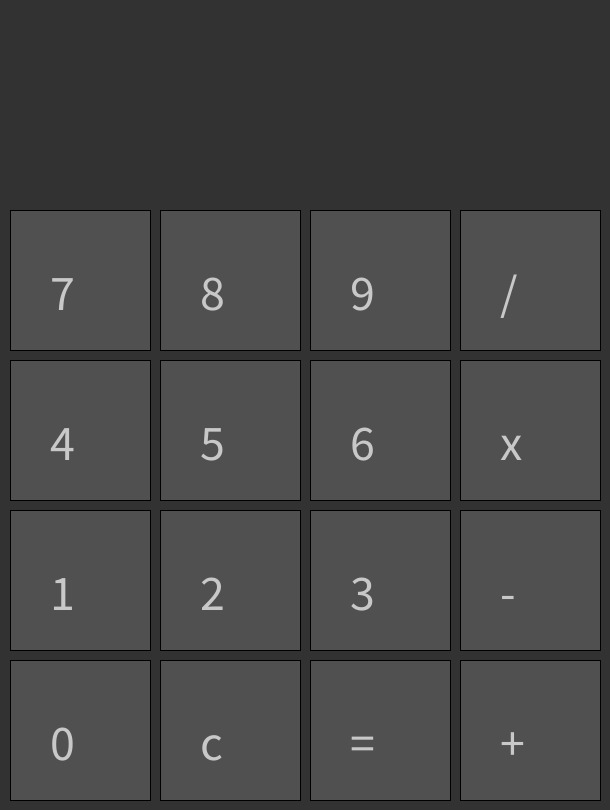
Frame 1 (no input)
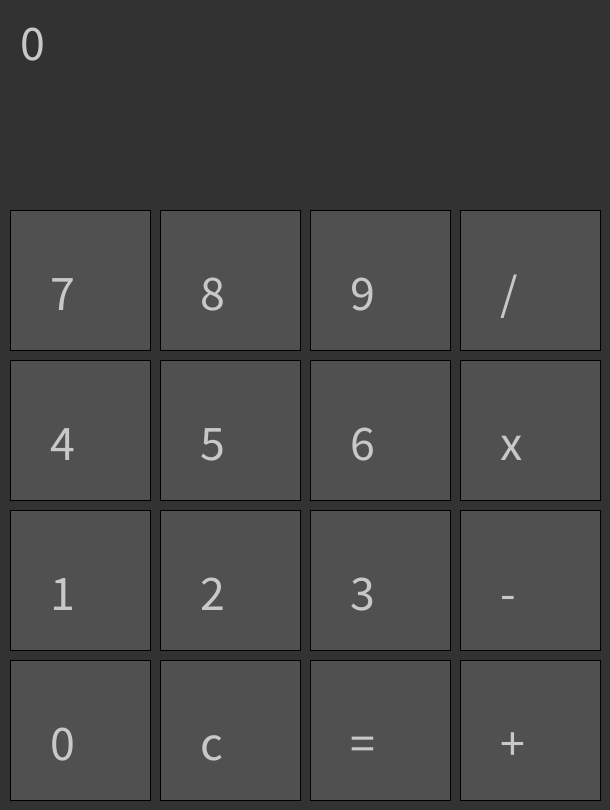
Frame 60 (the mouse pressed at the canvas centre just before this capture)
Frame 120 (the mouse held since frame 60 and released just before this capture): identical to frame 60, image omitted

The Processing sketch that drew these frames (run headless with seeded random() and noise(); from frame 60 on, the mouse is pressed at the canvas centre):

// Processing sketch: calculater1
// ── calculater1.pde
PVector buttonSize, buttonPos1, buttonPos2, buttonPos3, buttonPos4, buttonPos5, buttonPos6, buttonPos7, buttonPos8, buttonPos9, buttonPos10, buttonPos11, buttonPos12, buttonPos13, buttonPos14, buttonPos15, buttonPos16;
PVector[] butt = {buttonPos1, buttonPos2, buttonPos3, buttonPos4, buttonPos5, buttonPos6, buttonPos7, buttonPos8, buttonPos9, buttonPos10, buttonPos11, buttonPos12, buttonPos13, buttonPos14, buttonPos15, buttonPos16};


Button b1,b2,b3,b4,b5,b6,b7,b8,b9,b10,b11,b12,b13,b14,b15,b16;
Button[] oblist = {b1,b2,b3,b4,b5,b6,b7,b8,b9,b10,b11,b12,b13,b14,b15,b16};

String[] show = {"7","8","9","/","4","5","6","x","1","2","3","-","0","c","=","+"};
String entery_text = "";

float[] nomb = { 7 , 8 , 9 , 13 , 4 , 5 , 6 , 13 , 1 , 2 , 3 , 13 , 0 , 11 , 10 , 13 };
float value_1, value_2, position = 0;
String operation;

int a = 10;
int b = 210;
int[] ax = new int[0];
int[] by = new int[0];

void setup() {
  size(610,810);
  buttonSize = new PVector(140,140);
  background(50);
  for (int i = 0;i < 16;i++) {
    if (a > 600) {
      b += 150;
      a -= 600;
    }
    int[] ax1 = append(ax, a);
    int[] by1 = append(by, b);
    a += 150;
    ax = ax1;
    by = by1;
    butt[i] = new PVector(ax[i],by[i]);
    oblist[i] = new Button(buttonSize,butt[i],show[i],nomb[i]);
  }
}
void draw() {
  background(50);
  text(entery_text,20,60);
  for (int i = 0;i < 16;i++) {
    oblist[i].make();
    oblist[i].pressed();
    println(value_1);
  }
  if (position ==  0 ||  position ==  4) {
    entery_text = str(value_1);
    entery_text = entery_text.replace(".0", "");
  }
  
  else if (position ==  1) {
    entery_text = str(value_1) + operation;
    entery_text = entery_text.replace(".0", "");
  }
  
  else if (position ==  2) {
    entery_text = str(value_1) + operation + str(value_2);
    entery_text = entery_text.replace(".0", "");
  }
}

// ── button1.pde
class Button{
  PVector size,pos;
  String num;
  float nuo;
  boolean man = true;
  Button(PVector a,PVector b,String c,float d) {
    size = new PVector(a.x,a.y);
    pos = new PVector(b.x,b.y);
    num = c;
    nuo = d;
  }
  void make() {
    fill(80);
    rect(pos.x,pos.y,size.x,size.y);
    fill(200);
    textSize(50);
    text(num, pos.x + (size.x / 2) - 30, pos.y + (size.y / 2) + 30);
  }
  void pressed() {
    if (mouseX > pos.x && mouseX < pos.x + size.x && mouseY > pos.y && mouseY < pos.y + size.y) {
      if (man == true && mousePressed && nuo < 10) {
        if (position ==  1) {
          position = 2;
        }
        if (position ==  0) {
          value_1 = (value_1 * 10) + nuo;
        }
        else if (position ==  2) {
          value_2 = (value_2 * 10) + nuo;
        }
        else if (position ==  4) {
          value_1 = nuo;
          position = 0;
        }
        man = false;
      }
      else if (man == true && mousePressed && nuo > 12) {
        if (position ==  0) {
          position = 1;
        }
        else if (position ==  4) {
          position = 1;
        }
        if (position ==  1) {
          operation = num;
        }
      }
      else if (man == true && mousePressed && nuo == 10) {
        if (operation ==  "+") {
          value_1 += value_2;
        }
        else if (operation ==  "-") {
          value_1 -= value_2;
        }
        else if (operation ==  "x") {
          value_1 *= value_2;
        }
        else if (operation ==  "/") {
          value_1 /= value_2;
        }
        position = 4;
        value_2 = 0;
        operation = "";
      }
      else if (man == true && mousePressed && nuo == 11) {
        value_1 = 0;
      }
      if (man == false && !mousePressed) {
        man = true;
        println("hello");
      }
    }
    else {
      man = true;
    }
  }
}
